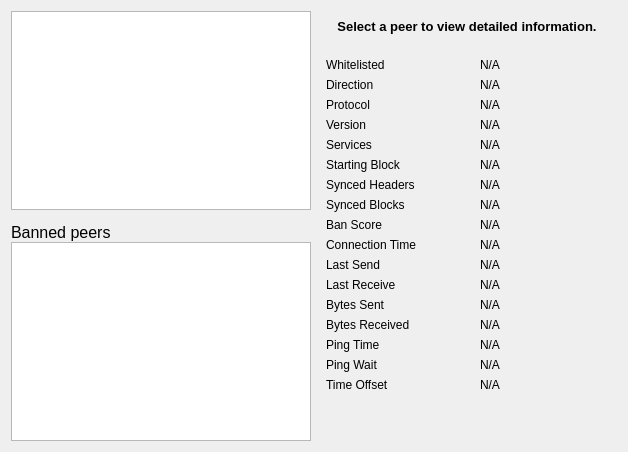
     <widget class="QWidget" name="tab_peers">
      <attribute name="title">
       <string>&amp;Peers</string>
      </attribute>
      <layout class="QGridLayout" name="gridLayout_2">
       <item row="0" column="0" rowspan="2">
        <layout class="QVBoxLayout" name="verticalLayout_101">
         <property name="spacing">
          <number>0</number>
         </property>
         <item>
          <widget class="QTableView" name="peerWidget">
           <property name="horizontalScrollBarPolicy">
            <enum>Qt::ScrollBarAsNeeded</enum>
           </property>
           <property name="sortingEnabled">
            <bool>true</bool>
           </property>
           <attribute name="horizontalHeaderHighlightSections">
            <bool>false</bool>
           </attribute>
          </widget>
         </item>
         <item>
          <widget class="QLabel" name="banHeading">
           <property name="sizePolicy">
            <sizepolicy hsizetype="Preferred" vsizetype="Minimum">
             <horstretch>0</horstretch>
             <verstretch>0</verstretch>
            </sizepolicy>
           </property>
           <property name="minimumSize">
            <size>
             <width>300</width>
             <height>32</height>
            </size>
           </property>
           <property name="maximumSize">
            <size>
             <width>16777215</width>
             <height>32</height>
            </size>
           </property>
           <property name="font">
            <font>
             <pointsize>12</pointsize>
            </font>
           </property>
           <property name="cursor">
            <cursorShape>IBeamCursor</cursorShape>
           </property>
           <property name="text">
            <string>Banned peers</string>
           </property>
           <property name="alignment">
            <set>Qt::AlignBottom|Qt::AlignLeading|Qt::AlignLeft</set>
           </property>
           <property name="wordWrap">
            <bool>true</bool>
           </property>
           <property name="textInteractionFlags">
            <set>Qt::NoTextInteraction</set>
           </property>
          </widget>
         </item>
         <item>
          <widget class="QTableView" name="banlistWidget">
           <property name="sizePolicy">
            <sizepolicy hsizetype="Expanding" vsizetype="Expanding">
             <horstretch>0</horstretch>
             <verstretch>0</verstretch>
            </sizepolicy>
           </property>
           <property name="horizontalScrollBarPolicy">
            <enum>Qt::ScrollBarAsNeeded</enum>
           </property>
           <property name="sortingEnabled">
            <bool>true</bool>
           </property>
           <attribute name="horizontalHeaderHighlightSections">
            <bool>false</bool>
           </attribute>
          </widget>
         </item>
        </layout>
       </item>
       <item row="0" column="1">
        <widget class="QLabel" name="peerHeading">
         <property name="sizePolicy">
          <sizepolicy hsizetype="Preferred" vsizetype="Minimum">
           <horstretch>0</horstretch>
           <verstretch>0</verstretch>
          </sizepolicy>
         </property>
         <property name="minimumSize">
          <size>
           <width>300</width>
           <height>32</height>
          </size>
         </property>
         <property name="font">
          <font>
           <pointsize>10</pointsize>
           <weight>75</weight>
           <bold>true</bold>
          </font>
         </property>
         <property name="cursor">
          <cursorShape>IBeamCursor</cursorShape>
         </property>
         <property name="text">
          <string>Select a peer to view detailed information.</string>
         </property>
         <property name="alignment">
          <set>Qt::AlignCenter</set>
         </property>
         <property name="wordWrap">
          <bool>true</bool>
         </property>
         <property name="textInteractionFlags">
          <set>Qt::LinksAccessibleByMouse|Qt::TextSelectableByKeyboard|Qt::TextSelectableByMouse</set>
         </property>
        </widget>
       </item>
       <item row="1" column="1">
        <widget class="QWidget" name="detailWidget" native="true">
         <property name="minimumSize">
          <size>
           <width>300</width>
           <height>0</height>
          </size>
         </property>
         <layout class="QGridLayout" name="gridLayout_3">
          <item row="0" column="0">
           <widget class="QLabel" name="label_30">
            <property name="text">
             <string>Whitelisted</string>
            </property>
           </widget>
          </item>
          <item row="0" column="2">
           <widget class="QLabel" name="peerWhitelisted">
            <property name="cursor">
             <cursorShape>IBeamCursor</cursorShape>
            </property>
            <property name="text">
             <string notr="true">N/A</string>
            </property>
            <property name="textFormat">
             <enum>Qt::PlainText</enum>
            </property>
            <property name="textInteractionFlags">
             <set>Qt::LinksAccessibleByMouse|Qt::TextSelectableByKeyboard|Qt::TextSelectableByMouse</set>
            </property>
           </widget>
          </item>
          <item row="1" column="0">
           <widget class="QLabel" name="label_23">
            <property name="text">
             <string>Direction</string>
            </property>
           </widget>
          </item>
          <item row="1" column="2">
           <widget class="QLabel" name="peerDirection">
            <property name="cursor">
             <cursorShape>IBeamCursor</cursorShape>
            </property>
            <property name="text">
             <string notr="true">N/A</string>
            </property>
            <property name="textFormat">
             <enum>Qt::PlainText</enum>
            </property>
            <property name="textInteractionFlags">
             <set>Qt::LinksAccessibleByMouse|Qt::TextSelectableByKeyboard|Qt::TextSelectableByMouse</set>
            </property>
           </widget>
          </item>
          <item row="2" column="0">
           <widget class="QLabel" name="label_21">
            <property name="text">
             <string>Protocol</string>
            </property>
           </widget>
          </item>
          <item row="2" column="2">
           <widget class="QLabel" name="peerVersion">
            <property name="cursor">
             <cursorShape>IBeamCursor</cursorShape>
            </property>
            <property name="text">
             <string notr="true">N/A</string>
            </property>
            <property name="textFormat">
             <enum>Qt::PlainText</enum>
            </property>
            <property name="textInteractionFlags">
             <set>Qt::LinksAccessibleByMouse|Qt::TextSelectableByKeyboard|Qt::TextSelectableByMouse</set>
            </property>
           </widget>
          </item>
          <item row="3" column="0">
           <widget class="QLabel" name="label_28">
            <property name="text">
             <string>Version</string>
            </property>
           </widget>
          </item>
          <item row="3" column="2">
           <widget class="QLabel" name="peerSubversion">
            <property name="cursor">
             <cursorShape>IBeamCursor</cursorShape>
            </property>
            <property name="text">
             <string notr="true">N/A</string>
            </property>
            <property name="textFormat">
             <enum>Qt::PlainText</enum>
            </property>
            <property name="textInteractionFlags">
             <set>Qt::LinksAccessibleByMouse|Qt::TextSelectableByKeyboard|Qt::TextSelectableByMouse</set>
            </property>
           </widget>
          </item>
          <item row="4" column="0">
           <widget class="QLabel" name="label_4">
            <property name="text">
             <string>Services</string>
            </property>
           </widget>
          </item>
          <item row="4" column="2">
           <widget class="QLabel" name="peerServices">
            <property name="cursor">
             <cursorShape>IBeamCursor</cursorShape>
            </property>
            <property name="text">
             <string notr="true">N/A</string>
            </property>
            <property name="textFormat">
             <enum>Qt::PlainText</enum>
            </property>
            <property name="textInteractionFlags">
             <set>Qt::LinksAccessibleByMouse|Qt::TextSelectableByKeyboard|Qt::TextSelectableByMouse</set>
            </property>
           </widget>
          </item>
          <item row="5" column="0">
           <widget class="QLabel" name="label_29">
            <property name="text">
             <string>Starting Block</string>
            </property>
           </widget>
          </item>
          <item row="5" column="2">
           <widget class="QLabel" name="peerHeight">
            <property name="cursor">
             <cursorShape>IBeamCursor</cursorShape>
            </property>
            <property name="text">
             <string notr="true">N/A</string>
            </property>
            <property name="textFormat">
             <enum>Qt::PlainText</enum>
            </property>
            <property name="textInteractionFlags">
             <set>Qt::LinksAccessibleByMouse|Qt::TextSelectableByKeyboard|Qt::TextSelectableByMouse</set>
            </property>
           </widget>
          </item>
          <item row="6" column="0">
           <widget class="QLabel" name="label_27">
            <property name="text">
             <string>Synced Headers</string>
            </property>
           </widget>
          </item>
          <item row="6" column="2">
           <widget class="QLabel" name="peerSyncHeight">
            <property name="cursor">
             <cursorShape>IBeamCursor</cursorShape>
            </property>
            <property name="text">
             <string notr="true">N/A</string>
            </property>
            <property name="textFormat">
             <enum>Qt::PlainText</enum>
            </property>
            <property name="textInteractionFlags">
             <set>Qt::LinksAccessibleByMouse|Qt::TextSelectableByKeyboard|Qt::TextSelectableByMouse</set>
            </property>
           </widget>
          </item>
          <item row="7" column="0">
           <widget class="QLabel" name="label_25">
            <property name="text">
             <string>Synced Blocks</string>
            </property>
           </widget>
          </item>
          <item row="7" column="2">
           <widget class="QLabel" name="peerCommonHeight">
            <property name="cursor">
             <cursorShape>IBeamCursor</cursorShape>
            </property>
            <property name="text">
             <string notr="true">N/A</string>
            </property>
            <property name="textFormat">
             <enum>Qt::PlainText</enum>
            </property>
            <property name="textInteractionFlags">
             <set>Qt::LinksAccessibleByMouse|Qt::TextSelectableByKeyboard|Qt::TextSelectableByMouse</set>
            </property>
           </widget>
          </item>
          <item row="8" column="0">
           <widget class="QLabel" name="label_24">
            <property name="text">
             <string>Ban Score</string>
            </property>
           </widget>
          </item>
          <item row="8" column="2">
           <widget class="QLabel" name="peerBanScore">
            <property name="cursor">
             <cursorShape>IBeamCursor</cursorShape>
            </property>
            <property name="text">
             <string notr="true">N/A</string>
            </property>
            <property name="textFormat">
             <enum>Qt::PlainText</enum>
            </property>
            <property name="textInteractionFlags">
             <set>Qt::LinksAccessibleByMouse|Qt::TextSelectableByKeyboard|Qt::TextSelectableByMouse</set>
            </property>
           </widget>
          </item>
          <item row="9" column="0">
           <widget class="QLabel" name="label_22">
            <property name="text">
             <string>Connection Time</string>
            </property>
           </widget>
          </item>
          <item row="9" column="2">
           <widget class="QLabel" name="peerConnTime">
            <property name="cursor">
             <cursorShape>IBeamCursor</cursorShape>
            </property>
            <property name="text">
             <string notr="true">N/A</string>
            </property>
            <property name="textFormat">
             <enum>Qt::PlainText</enum>
            </property>
            <property name="textInteractionFlags">
             <set>Qt::LinksAccessibleByMouse|Qt::TextSelectableByKeyboard|Qt::TextSelectableByMouse</set>
            </property>
           </widget>
          </item>
          <item row="10" column="0">
           <widget class="QLabel" name="label_15">
            <property name="text">
             <string>Last Send</string>
            </property>
           </widget>
          </item>
          <item row="10" column="2">
           <widget class="QLabel" name="peerLastSend">
            <property name="cursor">
             <cursorShape>IBeamCursor</cursorShape>
            </property>
            <property name="text">
             <string notr="true">N/A</string>
            </property>
            <property name="textFormat">
             <enum>Qt::PlainText</enum>
            </property>
            <property name="textInteractionFlags">
             <set>Qt::LinksAccessibleByMouse|Qt::TextSelectableByKeyboard|Qt::TextSelectableByMouse</set>
            </property>
           </widget>
          </item>
          <item row="11" column="0">
           <widget class="QLabel" name="label_19">
            <property name="text">
             <string>Last Receive</string>
            </property>
           </widget>
          </item>
          <item row="11" column="2">
           <widget class="QLabel" name="peerLastRecv">
            <property name="cursor">
             <cursorShape>IBeamCursor</cursorShape>
            </property>
            <property name="text">
             <string notr="true">N/A</string>
            </property>
            <property name="textFormat">
             <enum>Qt::PlainText</enum>
            </property>
            <property name="textInteractionFlags">
             <set>Qt::LinksAccessibleByMouse|Qt::TextSelectableByKeyboard|Qt::TextSelectableByMouse</set>
            </property>
           </widget>
          </item>
          <item row="12" column="0">
           <widget class="QLabel" name="label_18">
            <property name="text">
             <string>Bytes Sent</string>
            </property>
           </widget>
          </item>
          <item row="12" column="2">
           <widget class="QLabel" name="peerBytesSent">
            <property name="cursor">
             <cursorShape>IBeamCursor</cursorShape>
            </property>
            <property name="text">
             <string notr="true">N/A</string>
            </property>
            <property name="textFormat">
             <enum>Qt::PlainText</enum>
            </property>
            <property name="textInteractionFlags">
             <set>Qt::LinksAccessibleByMouse|Qt::TextSelectableByKeyboard|Qt::TextSelectableByMouse</set>
            </property>
           </widget>
          </item>
          <item row="13" column="0">
           <widget class="QLabel" name="label_20">
            <property name="text">
             <string>Bytes Received</string>
            </property>
           </widget>
          </item>
          <item row="13" column="2">
           <widget class="QLabel" name="peerBytesRecv">
            <property name="cursor">
             <cursorShape>IBeamCursor</cursorShape>
            </property>
            <property name="text">
             <string notr="true">N/A</string>
            </property>
            <property name="textFormat">
             <enum>Qt::PlainText</enum>
            </property>
            <property name="textInteractionFlags">
             <set>Qt::LinksAccessibleByMouse|Qt::TextSelectableByKeyboard|Qt::TextSelectableByMouse</set>
            </property>
           </widget>
          </item>
          <item row="14" column="0">
           <widget class="QLabel" name="label_26">
            <property name="text">
             <string>Ping Time</string>
            </property>
           </widget>
          </item>
          <item row="14" column="2">
           <widget class="QLabel" name="peerPingTime">
            <property name="cursor">
             <cursorShape>IBeamCursor</cursorShape>
            </property>
            <property name="text">
             <string notr="true">N/A</string>
            </property>
            <property name="textFormat">
             <enum>Qt::PlainText</enum>
            </property>
            <property name="textInteractionFlags">
             <set>Qt::LinksAccessibleByMouse|Qt::TextSelectableByKeyboard|Qt::TextSelectableByMouse</set>
            </property>
           </widget>
          </item>
          <item row="15" column="0">
           <widget class="QLabel" name="peerPingWaitLabel">
            <property name="toolTip">
             <string>The duration of a currently outstanding ping.</string>
            </property>
            <property name="text">
             <string>Ping Wait</string>
            </property>
           </widget>
          </item>
          <item row="15" column="2">
           <widget class="QLabel" name="peerPingWait">
            <property name="cursor">
             <cursorShape>IBeamCursor</cursorShape>
            </property>
            <property name="text">
             <string notr="true">N/A</string>
            </property>
            <property name="textFormat">
             <enum>Qt::PlainText</enum>
            </property>
            <property name="textInteractionFlags">
             <set>Qt::LinksAccessibleByMouse|Qt::TextSelectableByKeyboard|Qt::TextSelectableByMouse</set>
            </property>
           </widget>
          </item>
          <item row="16" column="0">
           <widget class="QLabel" name="label_timeoffset">
            <property name="text">
             <string>Time Offset</string>
            </property>
           </widget>
          </item>
          <item row="16" column="2">
           <widget class="QLabel" name="timeoffset">
            <property name="cursor">
             <cursorShape>IBeamCursor</cursorShape>
            </property>
            <property name="text">
             <string notr="true">N/A</string>
            </property>
            <property name="textFormat">
             <enum>Qt::PlainText</enum>
            </property>
            <property name="textInteractionFlags">
             <set>Qt::LinksAccessibleByMouse|Qt::TextSelectableByKeyboard|Qt::TextSelectableByMouse</set>
            </property>
           </widget>
          </item>
          <item row="17" column="1">
           <spacer name="verticalSpacer_3">
            <property name="orientation">
             <enum>Qt::Vertical</enum>
            </property>
            <property name="sizeHint" stdset="0">
             <size>
              <width>20</width>
              <height>40</height>
             </size>
            </property>
           </spacer>
          </item>
         </layout>
        </widget>
       </item>
      </layout>
     </widget>
